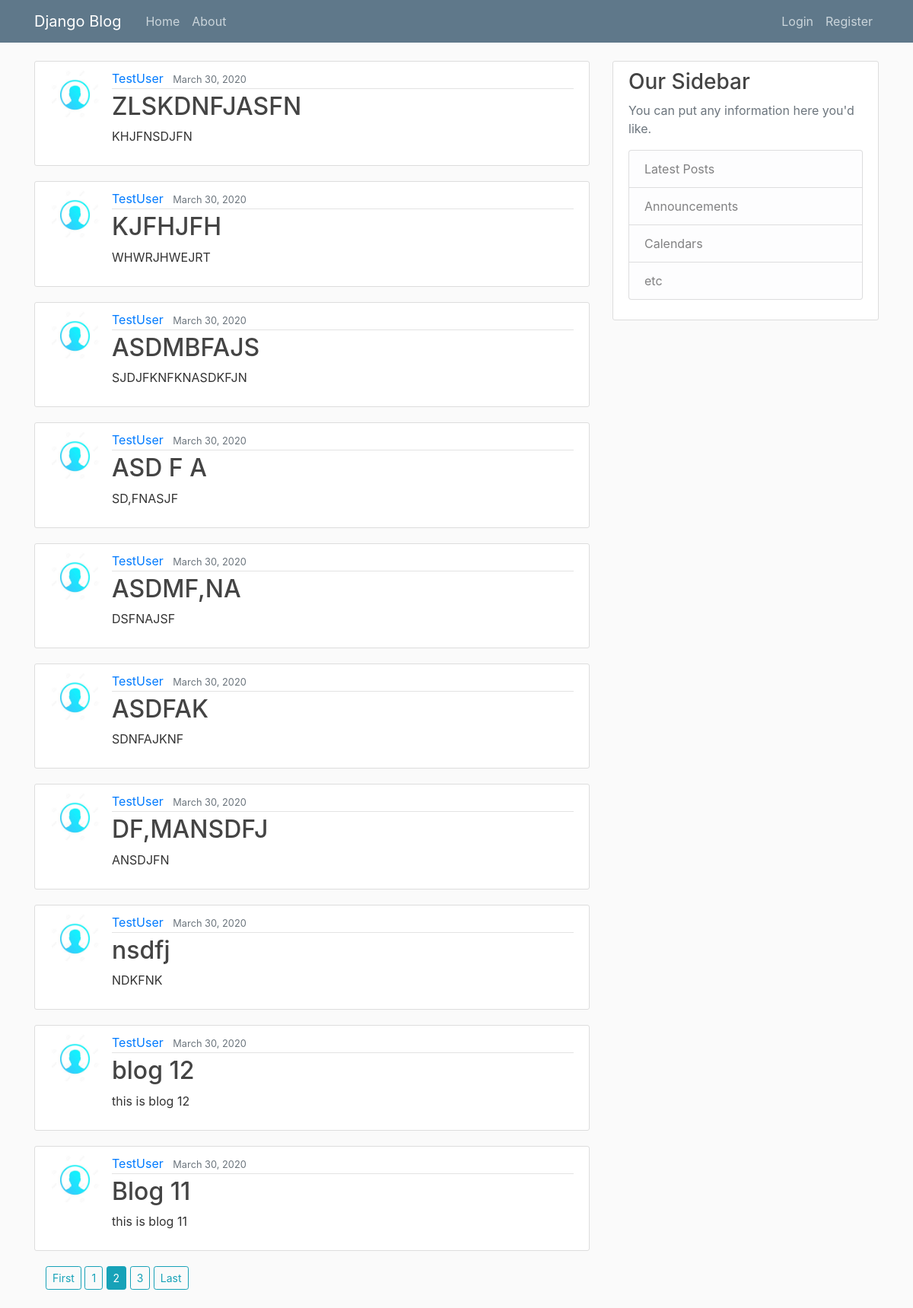
Screenshot of /?page=2 with the database file from the repository.
### blog_app/models.py (models this page shows, shortened)
class Post(models.Model):
    title 		= models.CharField(max_length = 100)
    content 	= models.TextField()
    date_posted = models.DateTimeField(default = timezone.now)
    author 		= models.ForeignKey(User, on_delete = models.CASCADE)

### users/models.py (models this page shows, shortened)
class Profile(models.Model):
	user = models.OneToOneField(User, on_delete = models.CASCADE)
	image = models.ImageField(default = 'default.jpg', upload_to = 'profile_pics')

### blog_app/views.py (the view)
# urls.py: path('', PostListView.as_view(),name='blog-home'),
class PostListView(ListView):
	model = Post
	paginate_by = 10

### blog_app/templates/blog_app/post_list.html
{% extends 'blog_app/base.html' %}
{% block content %}
	{% for object in object_list reversed %}
		<article class="media content-section">
			<img class="rounded-circle article-img " src=" {{ object.author.profile.image.url }} ">
			<div class="media-body">
			<div class="article-metadata">
				<a class="mr-2" href="{%  url 'user-posts' object.author.username %}">{{ object.author }}</a>
				<small class="text-muted">{{ object.date_posted | date:"F d, Y" }}</small>
			</div>
				<h2><a class="article-title" href="{% url 'post-detail' object.id %}">{{ object.title }}</a></h2>
				<p class="article-content">{{ object.content }}</p>
			</div>
		</article>
	{% endfor %}
	{% if is_paginated %}
	<div class="container">
		<div class="row ">
			<div class="col">
				{% if page_obj.has_previous %}
					<a class="btn btn-outline-info btn-sm mb-4" href="?page=1">First</a>
				{% endif %}
				{% for num in page_obj.paginator.page_range %}
					{% if page_obj.number == num %}
						<a class="btn btn-info btn-sm mb-4" href="?page={{ num }}">{{ num }}</a>
					{% else %}
						<a class="btn btn-outline-info btn-sm mb-4" href="?page={{ num }}">{{ num }}</a>
					{% endif %}
				{% endfor %}
				{% if page_obj.has_next %}
					<a class="btn btn-outline-info btn-sm mb-4" href="?page={{ page_obj.paginator.num_pages }}">Last</a>
				{% endif %}
			</div>
		</div>
	</div>
	{% endif %}
{% endblock content %}

### blog_app/static/blog_app/main.css (style rules this page uses)
body { background: #fafafa; color: #333333; margin-top: 5rem; }
h1, h2, h3, h4, h5, h6 { color: #444444; }
.content-section { background: #ffffff; padding: 10px 20px; border: 1px solid #dddddd; border-radius: 3px; margin-bottom: 20px; }
.article-title { color: #444444; }
.article-content { white-space: pre-line; }
.article-img { height: 65px; width: 65px; margin-right: 16px; }
.article-metadata { padding-bottom: 1px; margin-bottom: 4px; border-bottom: 1px solid #e3e3e3 }

### rows the page displays
Post: author.profile.image (picture), author "TestUser", date_posted "March 30, 2020", title "ZLSKDNFJASFN", content "KHJFNSDJFN"
Post: author.profile.image (picture), author "TestUser", date_posted "March 30, 2020", title "KJFHJFH", content "WHWRJHWEJRT"
Post: author.profile.image (picture), author "TestUser", date_posted "March 30, 2020", title "ASDMBFAJS", content "SJDJFKNFKNASDKFJN"
Post: author.profile.image (picture), author "TestUser", date_posted "March 30, 2020", title "ASD F A", content "SD,FNASJF"
Post: author.profile.image (picture), author "TestUser", date_posted "March 30, 2020", title "ASDMF,NA", content "DSFNAJSF"
Post: author.profile.image (picture), author "TestUser", date_posted "March 30, 2020", title "ASDFAK", content "SDNFAJKNF"
Post: author.profile.image (picture), author "TestUser", date_posted "March 30, 2020", title "DF,MANSDFJ", content "ANSDJFN"
Post: author.profile.image (picture), author "TestUser", date_posted "March 30, 2020", title "nsdfj", content "NDKFNK"
Post: author.profile.image (picture), author "TestUser", date_posted "March 30, 2020", title "blog 12", content "this is blog 12"
Post: author.profile.image (picture), author "TestUser", date_posted "March 30, 2020", title "Blog 11", content "this is blog 11"

### other values shown
{{ num }} "1" "3"
{{ num }} "2"
